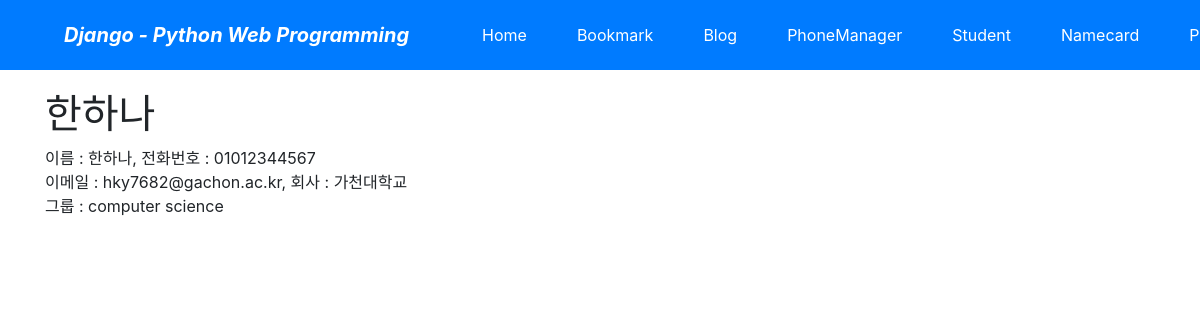
Page /namecard/1/ on the committed database.
### namecard/models.py (models this page shows, shortened)
class Namecard(models.Model):
    name = models.CharField('NAME', max_length=100, blank=False)
    tel = models.CharField('MOBILE', max_length=50, blank=False)
    company = models.CharField('COMPANY', max_length=50, blank=True)
    email = models.EmailField('EMAIL', max_length=50, blank=True)
    group = models.CharField('GROUP', max_length=50, blank=True)
    create_dt = models.DateTimeField('CREATE DATE', auto_now_add=True)
    modify_dt = models.DateTimeField('MODIFY DATE', auto_now=True)
    birth_dt = models.DateTimeField('BIRTH DATE', auto_now=True)
    owner = models.ForeignKey(User, on_delete=models.CASCADE, verbose_name='OWNER', blank=True, null=True)
    class Meta:
        ordering = ('group', 'name',)

### namecard/views.py (the view)
# urls.py: path('<int:pk>/', NamecardDV.as_view(), name='namecard_detail'),
class NamecardDV(DetailView):
    model = Namecard

### namecard/templates/namecard/namecard_detail.html (shortened to what this page needs)
{% extends "base.html" %}
{% block content %}
    <h1>{{object.name}}</h1>
   <div>
       <span>이름 : {{object.name}}, </span>
       <span>전화번호 : {{object.tel}}</span>
   </div>
<div>
    <span>이메일 : {{object.email}}, </span>
    <span>회사 : {{object.company}}</span>
</div>
<div>
    <span>그룹 : {{object.group}}</span>
</div>
{% endblock %}

### rows in the picture
Namecard: name "한하나", tel "01012344567", email "hky7682@gachon.ac.kr", company "가천대학교", group "computer science"
